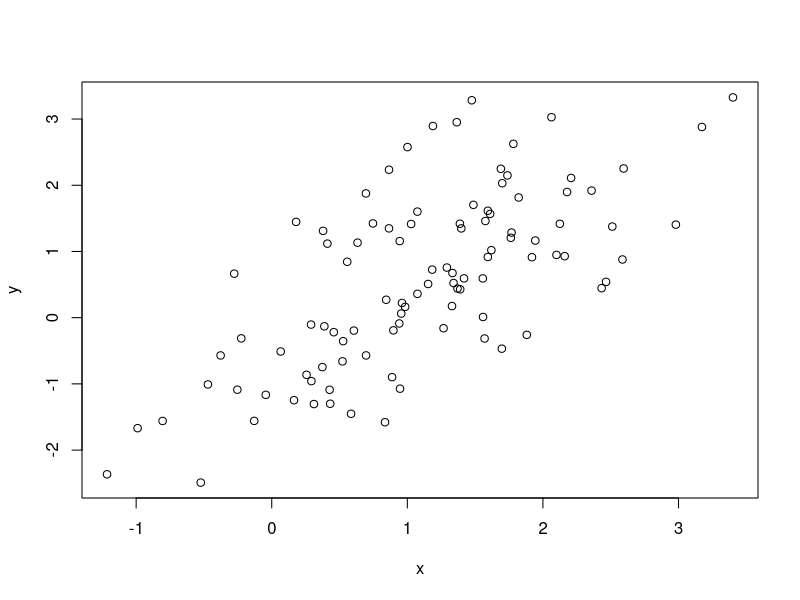
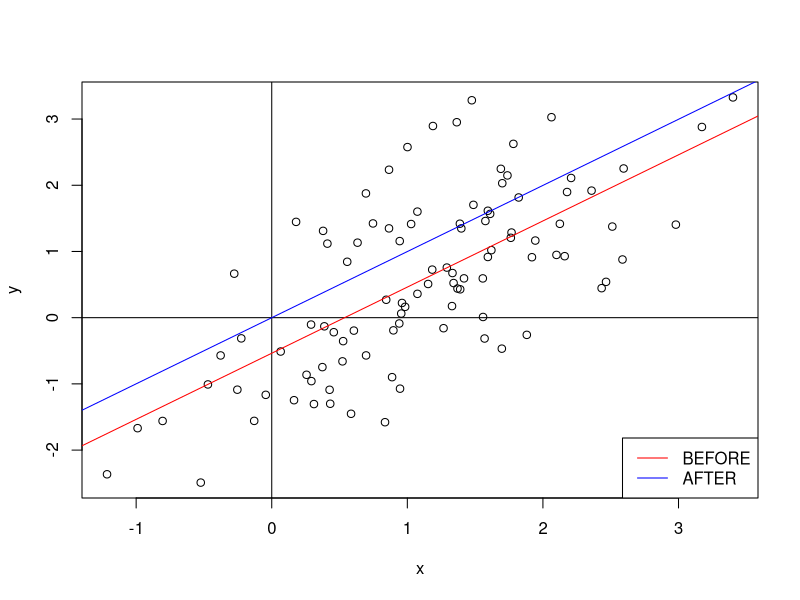
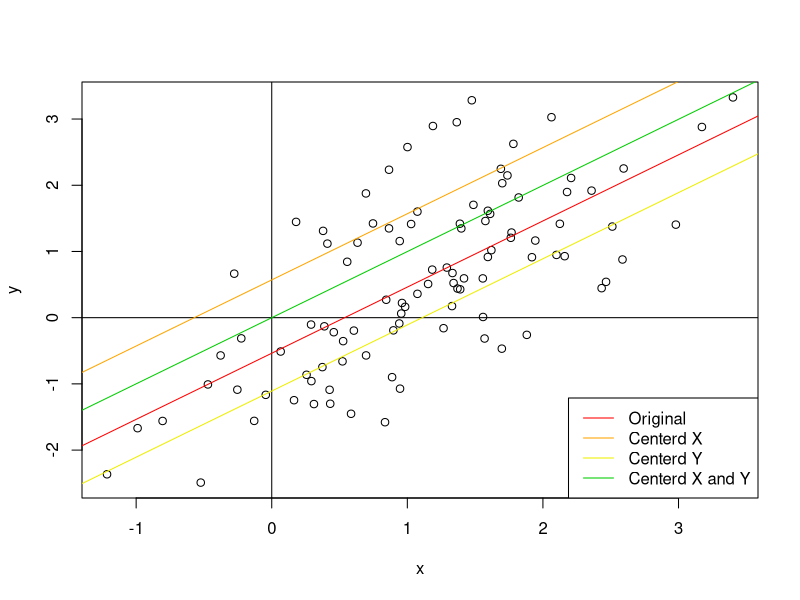
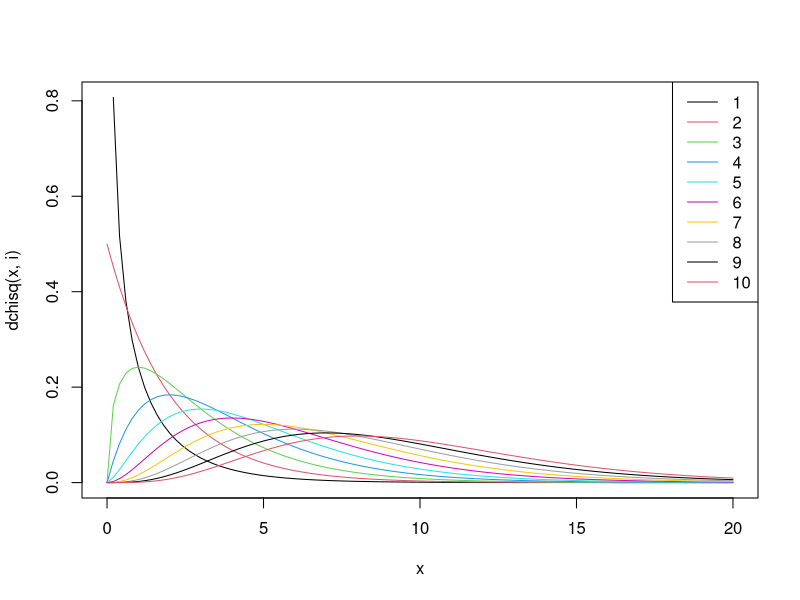
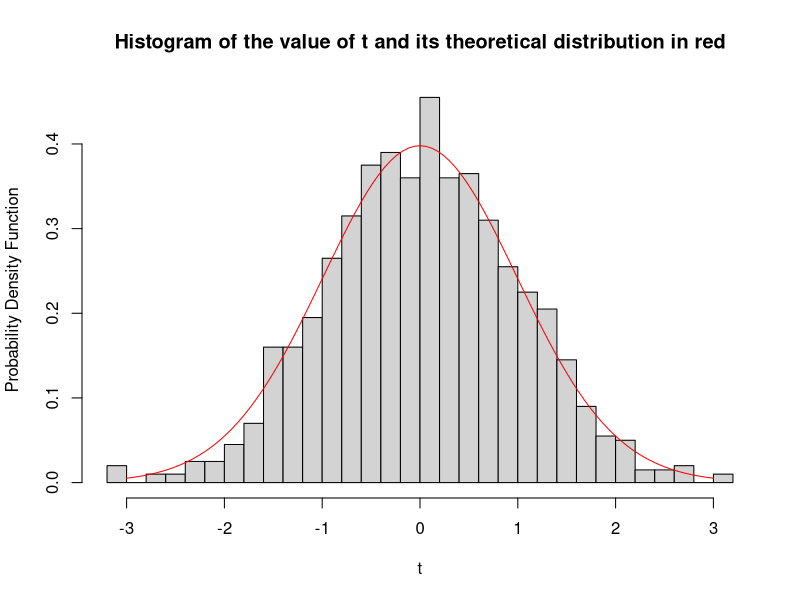
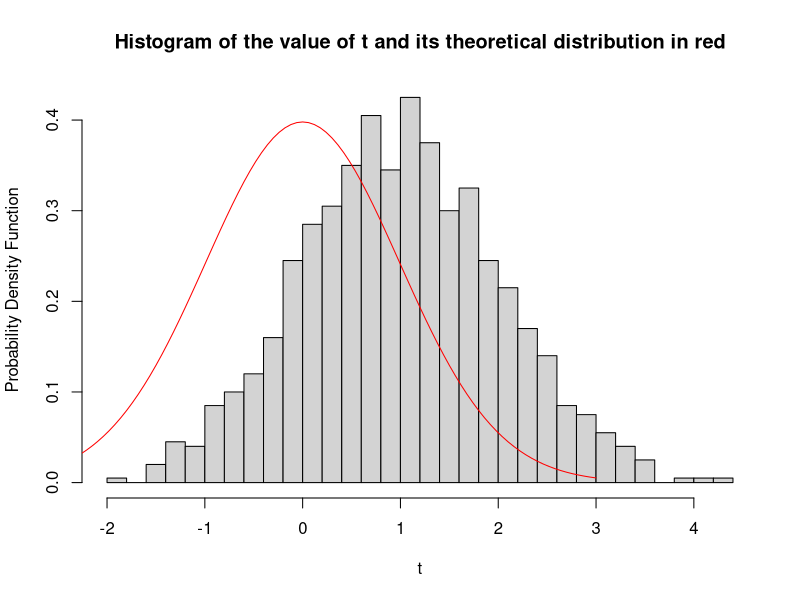

The R script that drew these images, in order:
## ---- chunk 1
#knitr::opts_chunk$set(fig.height = 4, fig.width = 6)
set.seed(1)
## ---- chunk 2
beta = c(-0.5, 1)
n = 100 ; x = rnorm(n, mean = 1) ; y = beta[1] + beta[2] * x + rnorm(n)
plot(x, y)
## ---- chunk 3
ls = function(x, y){
  beta_hat1 = crossprod(x - mean(x), y - mean(y)) / crossprod(x - mean(x))
  beta_hat0 = mean(y) - beta_hat1 * mean(x)
  
  return(list("intercept" = as.numeric(beta_hat0),
              "slope" = as.numeric(beta_hat1)))
}

beta ; ls(x, y)
## ---- chunk 4
c(ls(x, y)$intercept, ls(x - mean(x), y - mean(y))$intercept)
c(ls(x, y)$slope, ls(x - mean(x), y - mean(y))$slope)
## ---- chunk 5
plot(x, y) ; abline(h = 0) ; abline(v = 0)
abline(ls(x, y)$intercept, ls(x, y)$slope, col = "red")
abline(ls(x - mean(x), y - mean(y))$intercept, 
       ls(x - mean(x), y - mean(y))$slope, col = "blue")
legend("bottomright", c("BEFORE", "AFTER"), lty = 1, col=c("red", "blue"))
## ---- chunk 6
rbind("Original" = ls(x, y), 
      "Centerd X" = ls(x - mean(x), y),
      "Centerd Y" = ls(x, y - mean(y)),
      "Centerd X and Y" = ls(x - mean(x), y - mean(y)))
## ---- chunk 7
plot(x, y) ; abline(h = 0) ; abline(v = 0)
abline(ls(x, y)$intercept, ls(x, y)$slope, col = "red")
abline(ls(x - mean(x), y)$intercept, ls(x - mean(x), y)$slope, col = "orange")
abline(ls(x, y - mean(y))$intercept, ls(x, y - mean(y))$slope, col = "yellow2")
abline(ls(x - mean(x), y - mean(y))$intercept, ls(x - mean(x), y - mean(y))$slope, col = "green3")
legend("bottomright", c("Original", "Centerd X", "Centerd Y", "Centerd X and Y"),
       lty = 1, col=c("red", "orange", "yellow2", "green3"))
## ---- chunk 8
beta = c(1, 2, 3)
n = 100 ; p = 3
X = cbind("intercept" = 1, "x1" = rnorm(n), "x2" = rnorm(n))
y = X %*% beta + rnorm(n)
solve(t(X) %*% X) %*% t(X) %*% y # Original


C = cbind(1, X[,2] - mean(X[,2]), X[,3] - mean(X[,3]))
solve(t(C) %*% C) %*% t(C) %*% (y - mean(y)) # Centered X and Y
## ---- chunk 9
i = 1 ; curve(dchisq(x, i), 0, 20, col = i)
for(i in 2:10) curve(dchisq(x, i), 0, 20, col = i, add = TRUE, ann = FALSE)
legend("topright", legend = 1:10, lty = 1, col = 1:10)
## ---- chunk 10
n = 100 ; p = 1 ; rep = 1000
T = NULL
t = rep(0, rep)
for(i in 1:rep){
  x = rnorm(n) ; y = rnorm(n) 
  fit = lm(y ~ x)
  RSS = crossprod(y - fit$fitted.values) 
  sigma_hat = sqrt( RSS / (n - p - 1) )
  statistics = fit$coefficients[2] / ( sigma_hat / sqrt(crossprod(x - mean(x))) )
  t[i] = statistics
}
## ---- chunk 11
hist(t, breaks = sqrt(rep), probability=TRUE,
     xlab="t", ylab="Probability Density Function",
     main="Histogram of the value of t and its theoretical distribution in red")
curve(dt(x, n - p - 1), -3, 3, type="l", col = "red", add = TRUE)
## ---- chunk 12
n = 100 ; p = 1 ; rep = 1000
T = NULL
t = rep(0, rep)
for(i in 1:rep){
  x = rnorm(n) ; y = 0.1*x + rnorm(n) 
  fit = lm(y ~ x)
  RSS = crossprod(y - fit$fitted.values) 
  sigma_hat = sqrt( RSS / (n - p - 1) )
  statistics = fit$coefficients[2] / ( sigma_hat / sqrt(crossprod(x - mean(x))) )
  t[i] = statistics
}
## ---- chunk 13
hist(t, breaks = sqrt(rep), probability=TRUE,
     xlab="t", ylab="Probability Density Function",
     main="Histogram of the value of t and its theoretical distribution in red")
curve(dt(x, n - p - 1), -3, 3, type="l", col = "red", add = TRUE)
